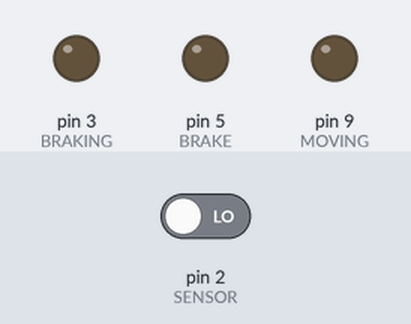
Bench run of a sketch on a simulated Arduino Uno, built with avr-gcc and run on an emulated ATmega328P. Parts: output pins drawn as LEDs (lit = HIGH). Inputs (shaded band) come from the test bench; at power-on: pin 2 (SENSOR) LOW. What the sketch prints to the serial monitor is not drawn.

Above: at 1.2 s.
1.3 s: pin 2 (SENSOR) driven HIGH
At 1.9 s:
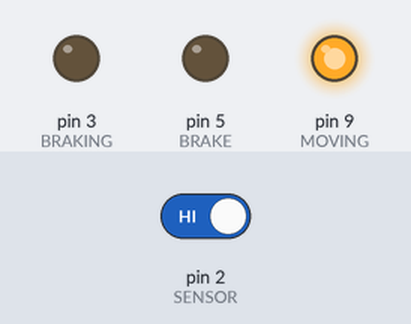
2.8 s: pin 2 (SENSOR) driven LOW
At 4.2 s:
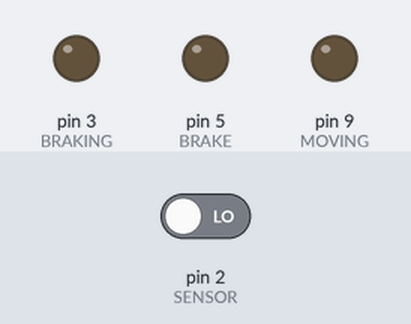
Timing chart, 0 to 5.8 s (numbered marks = the images above; inputs shaded):
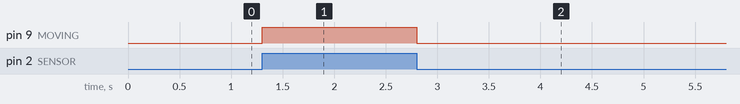

The sketch:

monitor_plot_1.ino
```cpp
//The Gooble Bike 2.0!
//Sensor monitor: plot
//rileva la forma d'onda del sensore di velocità
//e lo stampa sulla console per una diagnostica con plotter
//frequenza di campionamento regolabile
//iDP 14/5/2017

//hw Gooble Bike 1.0
#define SENSOR  2
#define BRAKE   5
#define BRAKING 3
#define MOVING  9
#define TCAMP   1

void setup() {
  pinMode(SENSOR,INPUT);
  pinMode(BRAKE,OUTPUT);
  pinMode(BRAKING,OUTPUT);
  pinMode(MOVING,OUTPUT);
  digitalWrite(BRAKE,LOW);
  digitalWrite(BRAKING,LOW);
  digitalWrite(MOVING,LOW);
  Serial.begin(9600);
  while(!Serial);
  Serial.println("The Gooble Bike 2.0: Sensor Monitor plot");
  Serial.print("Frequenza di campionamento: ");
  Serial.println(TCAMP);
}

void loop() {
  int sensor=digitalRead(SENSOR); //legge stato sensore
  digitalWrite(MOVING,sensor);    //riporta stato sensore sul led verde
  Serial.println(sensor);         //stampa stato sensore per plot
  delay(TCAMP);                   //attende intervallo di campionamento
}
```

Measured:
- after the input at 1.3 s, pin 9 (MOVING): LOW → HIGH at once
- after the input at 2.8 s, pin 9 (MOVING): HIGH → LOW at once
